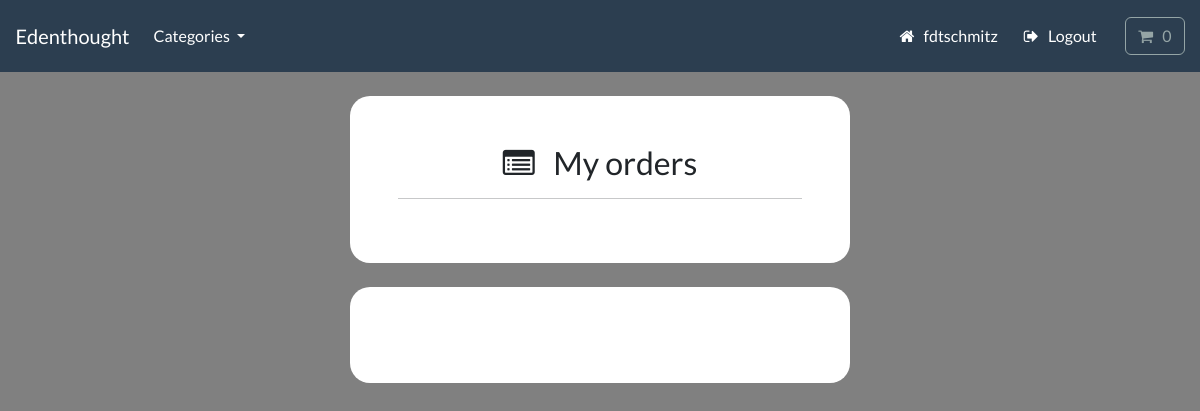
/account/track-orders (signed in), run on an earlier commit of the app's database.
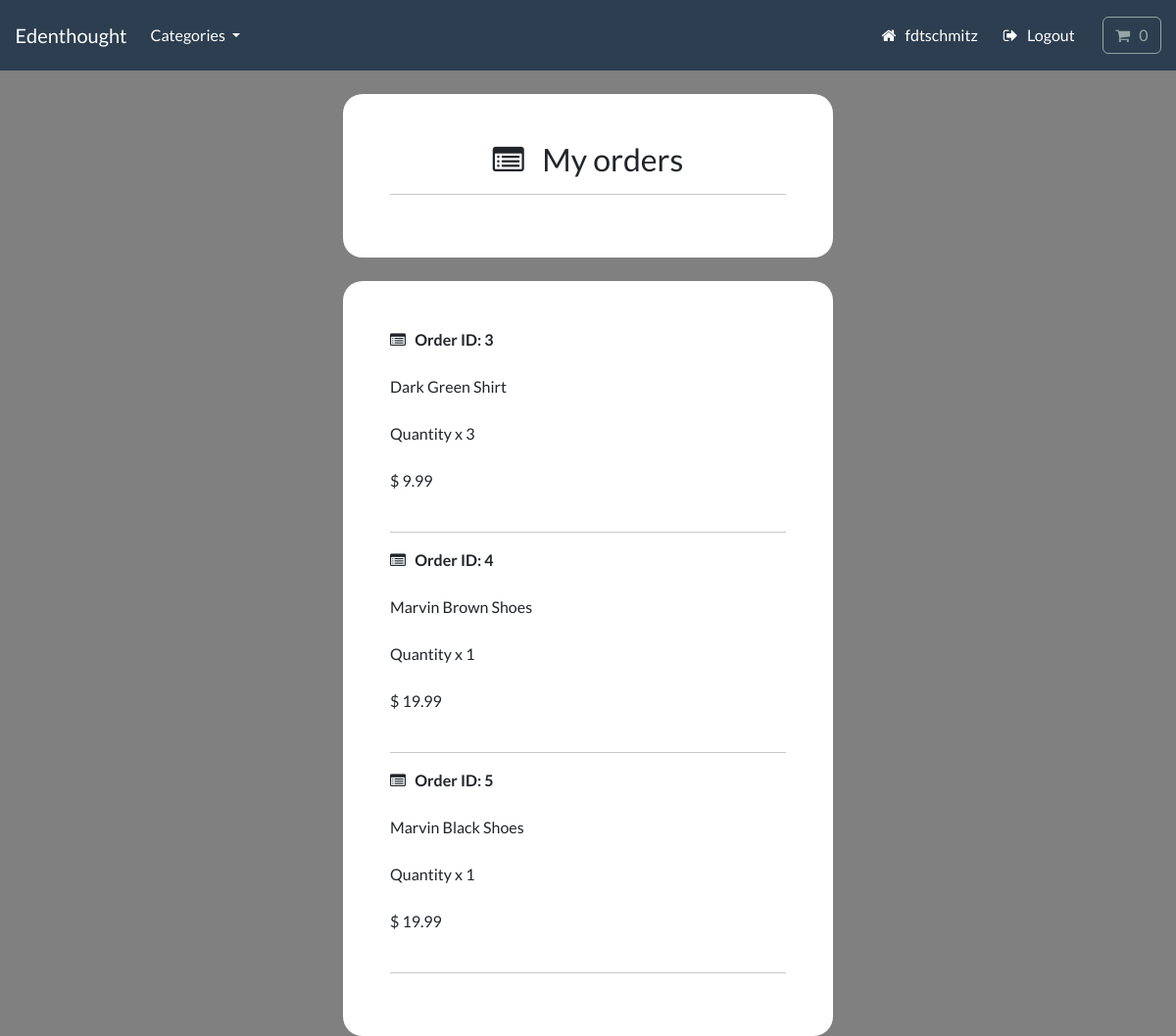
And on a later commit of the database.
### payment/models.py (models this page shows, shortened)
class OrderItem(models.Model):
    order = models.ForeignKey(Order, on_delete=models.CASCADE, null=True)
    product = models.ForeignKey(Product, on_delete=models.CASCADE, null=True)
    quantity = models.PositiveBigIntegerField(default=1)
    price = models.DecimalField(max_digits=8, decimal_places=2)
    user = models.ForeignKey(User, on_delete=models.CASCADE, null=True, blank=True)

### store/models.py (models this page shows, shortened)
class Product(models.Model):
    category = models.ForeignKey(Category, related_name='produt', on_delete=models.CASCADE, null=True)
    title = models.CharField(max_length=250)
    brand = models.CharField(max_length=250, default='un-branded')
    description = models.TextField(blank=True)
    slug = models.SlugField(max_length=255)
    price = models.DecimalField(max_digits=4, decimal_places=2)
    image = models.ImageField(upload_to='images/')
    class Meta:
        verbose_name_plural = 'products'
    def __str__(self):
        return self.title

### account/views.py (the view)
# urls.py: path('track-orders', views.track_orders, name='track-orders'),
@login_required(login_url='my-login')
def track_orders(request):
    try:
        orders = OrderItem.objects.filter(user=request.user)
        context = {'orders':orders}
        return render(request, 'account/track-orders.html', context=context)
    except:
        return render(request, 'account/track-orders.html')

### cart/cart.py (called while the page is built)
    def __len__(self):
        return sum(item['qty'] for item in self.cart.values())

### cart/context_processors.py (called while the page is built)
def cart(request):
    return {'cart': Cart(request)}

### store/models.py (called while the page is built)
    def get_absolute_url(self):
        return reverse("list-category", args=[self.slug])

### store/views.py (called while the page is built)
def categories(request):
    all_categories = Category.objects.all()
    return {'all_categories': all_categories}

### account/templates/account/track-orders.html (shortened to what this page needs)
{% include "store/base.html" %}
{% load static %}
{% block content %}
    <div class="container bg-white shadow-md p-5 form-layout">
        <div class="text-center">
            <h3> <i class="fa fa-list-alt" aria-hidden="true"></i> &nbsp; My orders </h3>
            <hr>
        </div>
    </div>
    <div class="container bg-white shadow-md p-5 form-layout">
        {% for order in orders %}
        <strong> <i class="fa fa-list-alt" aria-hidden="true"></i> &nbsp; Order ID: {{order.id}} </strong>
        <br> <br>
        {{order.product}}
        <br> <br>
        Quantity x {{order.quantity}}
        <br> <br>
        $ {{order.price}}
        <br> <br>
        <hr>
        {% endfor %}
    </div>
{% endblock %}

What changed in the data, as far as the page shows it:
added OrderItem: id "3", product "Dark Green Shirt", quantity "3", price "9.99"
added OrderItem: id "4", product "Marvin Brown Shoes", quantity "1", price "19.99"
added OrderItem: id "5", product "Marvin Black Shoes", quantity "1", price "19.99"
